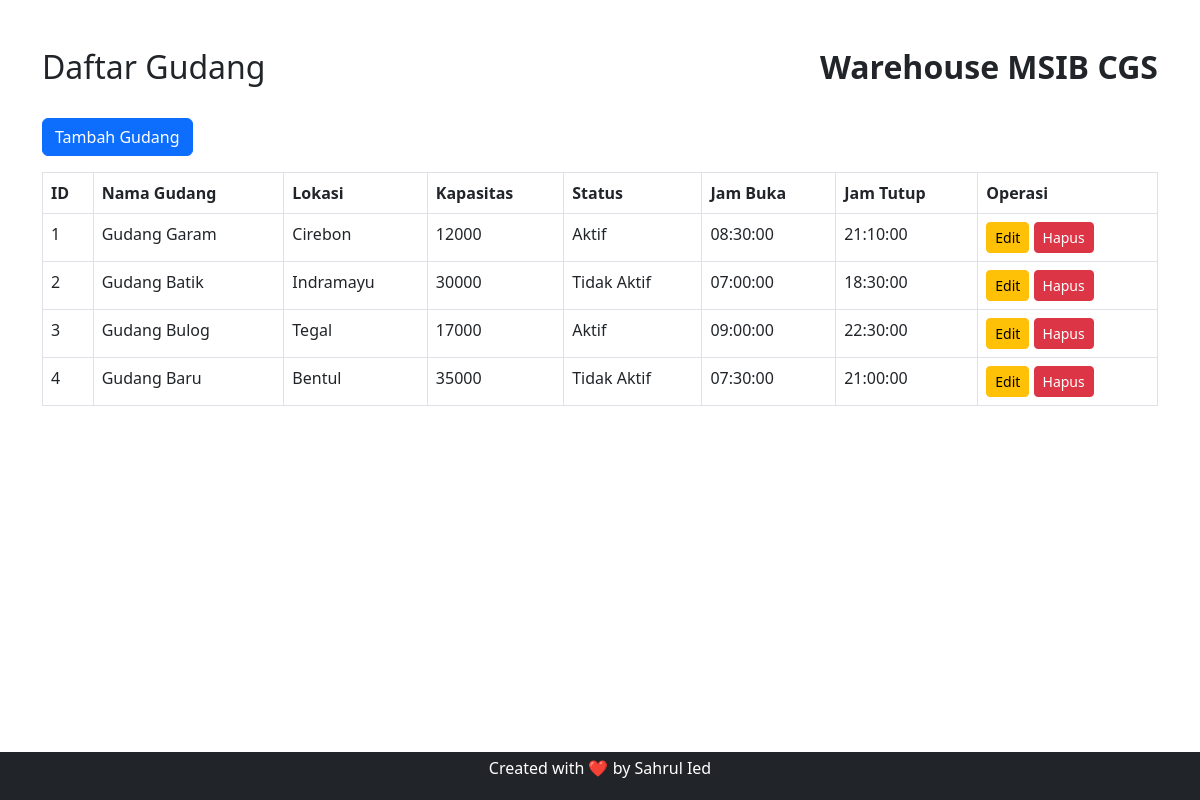
Before: / with the older database file.
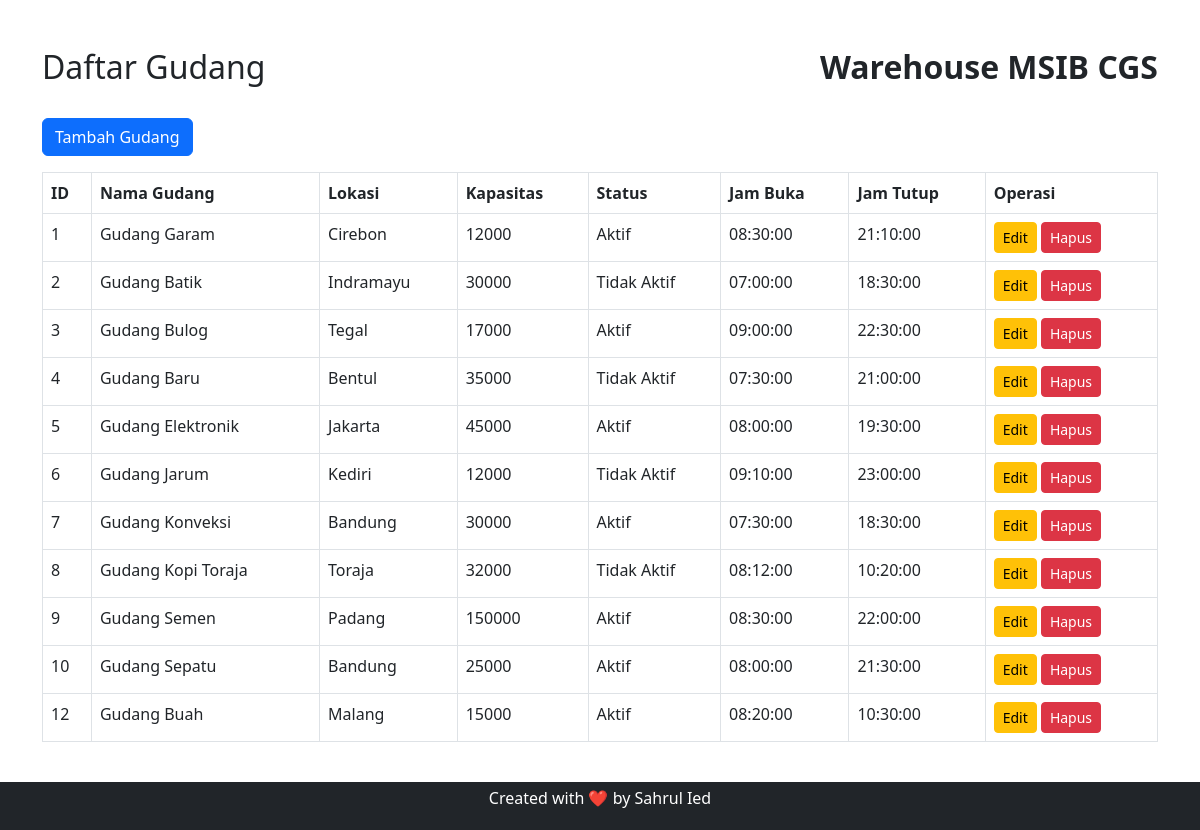
After: the same page with the newer database file.
### tables this page shows
CREATE TABLE `gudang` (
  `id` int(11) NOT NULL,
  `name` varchar(255) NOT NULL,
  `location` varchar(255) NOT NULL,
  `capacity` int(11) NOT NULL,
  `status` enum('Aktif','Tidak Aktif') DEFAULT 'Aktif',
  `opening_hour` time DEFAULT NULL,
  `closing_hour` time DEFAULT NULL
);

### Index.php (the view, shortened to what this page needs)
<?php
$database = new Database();
$db = $database->getConnection();
$query = "SELECT * FROM gudang";
$stmt = $db->prepare($query);
$stmt->execute();
?>
<!DOCTYPE html>
<html lang="en">
<head>
    <link href="https://cdn.jsdelivr.net/npm/bootstrap@5.3.0-alpha1/dist/css/bootstrap.min.css" rel="stylesheet">
</head>
<body class="d-flex flex-column min-vh-100">
    <div class="container mt-5 flex-grow-1">
        <div class="d-flex justify-content-between mb-4">
            <h2>Daftar Gudang</h2>
            <h2 class="fw-bold">Warehouse MSIB CGS</h2>
        </div>
        <a href="Create.php" class="btn btn-primary mb-3">Tambah Gudang</a>
        <table class="table table-bordered">
            <thead>
                <tr>
                    <th>ID</th>
                    <th>Nama Gudang</th>
                    <th>Lokasi</th>
                    <th>Kapasitas</th>
                    <th>Status</th>
                    <th>Jam Buka</th>
                    <th>Jam Tutup</th>
                    <th>Operasi</th>
                </tr>
            </thead>
            <tbody>
                <?php while ($row = $stmt->fetch(PDO::FETCH_ASSOC)): ?>
                <tr>
                    <td><?= $row['id'] ?></td>
                    <td><?= $row['name'] ?></td>
                    <td><?= $row['location'] ?></td>
                    <td><?= $row['capacity'] ?></td>
                    <td><?= $row['status'] ?></td>
                    <td><?= $row['opening_hour'] ?></td>
                    <td><?= $row['closing_hour'] ?></td>
                    <td>
                        <a href="Update.php?id=<?= $row['id'] ?>" class="btn btn-warning btn-sm">Edit</a>
                        <a href="Delete.php?id=<?= $row['id'] ?>" class="btn btn-danger btn-sm">Hapus</a>
                    </td>
                </tr>
                <?php endwhile; ?>
            </tbody>
        </table>
    </div>
    <footer class="text-center mt-4 py-1 bg-dark w-100 text-white">
        <p>Created with ❤️ by Sahrul Ied</p>
    </footer>
</body>
</html>

Changed rows visible on the page:
added gudang: id "5", name "Gudang Elektronik", location "Jakarta", capacity "45000", status "Aktif", opening_hour "08:00:00", closing_hour "19:30:00"
added gudang: id "6", name "Gudang Jarum", location "Kediri", capacity "12000", status "Tidak Aktif", opening_hour "09:10:00", closing_hour "23:00:00"
added gudang: id "7", name "Gudang Konveksi", location "Bandung", capacity "30000", status "Aktif", opening_hour "07:30:00", closing_hour "18:30:00"
added gudang: id "8", name "Gudang Kopi Toraja", location "Toraja", capacity "32000", status "Tidak Aktif", opening_hour "08:12:00", closing_hour "10:20:00"
added gudang: id "9", name "Gudang Semen", location "Padang", capacity "150000", status "Aktif", opening_hour "08:30:00", closing_hour "22:00:00"
added gudang: id "10", name "Gudang Sepatu", location "Bandung", capacity "25000", status "Aktif", opening_hour "08:00:00", closing_hour "21:30:00"
added gudang: id "12", name "Gudang Buah", location "Malang", capacity "15000", status "Aktif", opening_hour "08:20:00", closing_hour "10:30:00"
